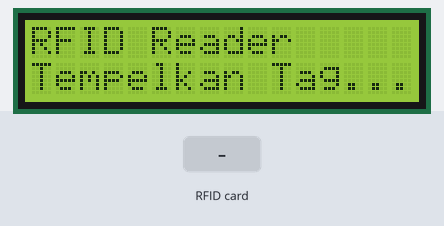
Bench run of a sketch on a simulated Arduino Uno, built with avr-gcc and run on an emulated ATmega328P. Shown: 16×2 character LCD. Inputs (shaded band) come from the test bench. What the sketch prints to the serial monitor is not drawn.

Above: at 1.3 s.
1.4 s: RFID card 5E 7A 19 C4 held to the reader
At 2.2 s:
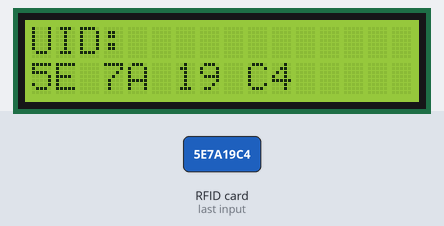
At 3.3 s:
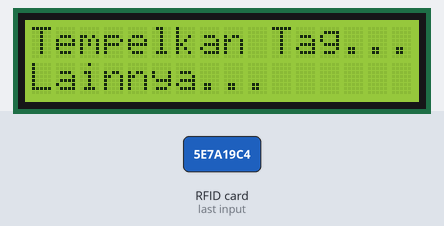
Timing chart, 0 to 4.8 s (numbered marks = the images above; inputs shaded):
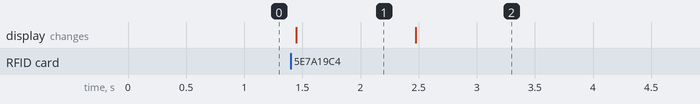

Measured:
- after the input at 1.4 s, the display: changes after 0.05 s (image 1)
- what the display in image 1 shows lasts 1.1 s, from 1.4 s to 2.5 s

The sketch:

rfid_lcd_basic.ino
```cpp
#include <SPI.h>             // Library untuk komunikasi SPI (digunakan oleh MFRC522)
#include <MFRC522.h>           // Library untuk modul MFRC522
#include <Wire.h>              // Library untuk komunikasi I2C (digunakan oleh LCD)
#include <LiquidCrystal_I2C.h> // Library untuk LCD I2C

// Definisikan pin SDA (SS) dan RST untuk MFRC522
#define SS_PIN 10
#define RST_PIN 9

// Inisialisasi objek MFRC522
MFRC522 rfid(SS_PIN, RST_PIN);

// Inisialisasi objek LiquidCrystal_I2C
// Parameter: (alamat I2C, jumlah kolom, jumlah baris)
// Alamat I2C umum: 0x27 atau 0x3F. Coba 0x27 dulu. Jika tidak berfungsi, coba 0x3F.
// Untuk LCD 16x2: LiquidCrystal_I2C lcd(0x27, 16, 2);
// Untuk LCD 20x4: LiquidCrystal_I2C lcd(0x27, 20, 4);
LiquidCrystal_I2C lcd(0x27, 16, 2); // Sesuaikan dengan ukuran LCD Anda (contoh: 16 kolom, 2 baris)

void setup() {
  Serial.begin(9600); // Mulai komunikasi serial untuk debugging (opsional)
  while (!Serial);    // Tunggu hingga Serial Monitor siap

  SPI.begin();        // Inisialisasi komunikasi SPI
  rfid.PCD_Init();    // Inisialisasi modul MFRC522

  // --- PERBAIKAN: Menggunakan lcd.begin() ---
  lcd.begin();   // Inisialisasi LCD dengan menentukan jumlah kolom dan baris
                      // Ubah (16, 2) sesuai ukuran LCD Anda (misal: (20, 4) untuk 20x4 LCD)
  // --- END PERBAIKAN ---

  lcd.backlight(); // Nyalakan backlight LCD

  lcd.clear();
  lcd.setCursor(0, 0); // Kolom 0, Baris 0
  lcd.print("RFID Reader");
  lcd.setCursor(0, 1); // Kolom 0, Baris 1
  lcd.print("Tempelkan Tag...");

  Serial.println("RFID Reader Siap!");
  Serial.println("Tempelkan tag RFID pada reader...");
}

void loop() {
  // Mencari tag baru
  if ( ! rfid.PICC_IsNewCardPresent()) {
    return; // Tidak ada tag baru, keluar dari loop()
  }

  // Membaca UID dari tag
  if ( ! rfid.PICC_ReadCardSerial()) {
    return; // Gagal membaca UID, keluar dari loop()
  }

  // Hapus layar LCD dan tampilkan UID
  lcd.clear();
  lcd.setCursor(0, 0);
  lcd.print("UID:");

  lcd.setCursor(0, 1);
  for (byte i = 0; i < rfid.uid.size; i++) {
    if (rfid.uid.uidByte[i] < 0x10) {
      lcd.print("0"); // Tambahkan '0' di depan jika kurang dari 16 (heksadesimal)
    }
    lcd.print(rfid.uid.uidByte[i], HEX); // Cetak byte UID dalam format heksadesimal
    lcd.print(" "); // Spasi antar byte untuk keterbacaan
  }

  // Cetak juga ke Serial Monitor untuk debugging
  Serial.print("UID Tag: ");
  for (byte i = 0; i < rfid.uid.size; i++) {
    Serial.print(rfid.uid.uidByte[i] < 0x10 ? " 0" : " ");
    Serial.print(rfid.uid.uidByte[i], HEX);
  }
  Serial.println();

  // Menghentikan pembacaan tag saat ini untuk menghindari duplikasi
  rfid.PICC_HaltA();
  rfid.PCD_StopCrypto1();

  // Beri sedikit jeda sebelum siap membaca tag berikutnya
  delay(1000); // Jeda 1 detik
  lcd.clear();
  lcd.setCursor(0, 0);
  lcd.print("Tempelkan Tag...");
  lcd.setCursor(0, 1);
  lcd.print("Lainnya...");
}
```
